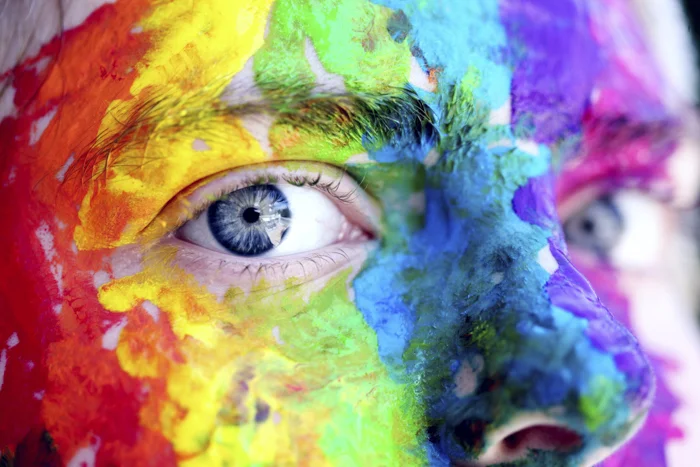
#> input picture input_images/RGBIMG.png, 700 x 467 px
$ jupyter execute 2347201_lab_5.ipynb
#> lines starting #> are read from the running program, lines starting #| are printed output that depends on the picture
[cell 1]
import os
import cv2

def create_video_from_images(image_folder, output_video_path, fps=30, resolution=(1920, 1080), duration_per_image=1):
#> called with image_folder = 'input_images', output_video_path = 'output.mp4', fps = 30, resolution = (1920, 1080), duration_per_image = 5
    images = [img for img in os.listdir(image_folder) if img.endswith(".jpg") or img.endswith(".png")]

    frame = cv2.imread(os.path.join(image_folder, images[0]))
#> frame is the input picture: shape (467, 700, 3); mean B, G, R 132.8, 137.9, 156.9
    height, width, layers = frame.shape
#> height = 467; width = 700; layers = 3

    video = cv2.VideoWriter(output_video_path, cv2.VideoWriter_fourcc(*'mp4v'), fps, resolution)

    for image in images:
        frame = cv2.imread(os.path.join(image_folder, image))
        frame = cv2.resize(frame, resolution)
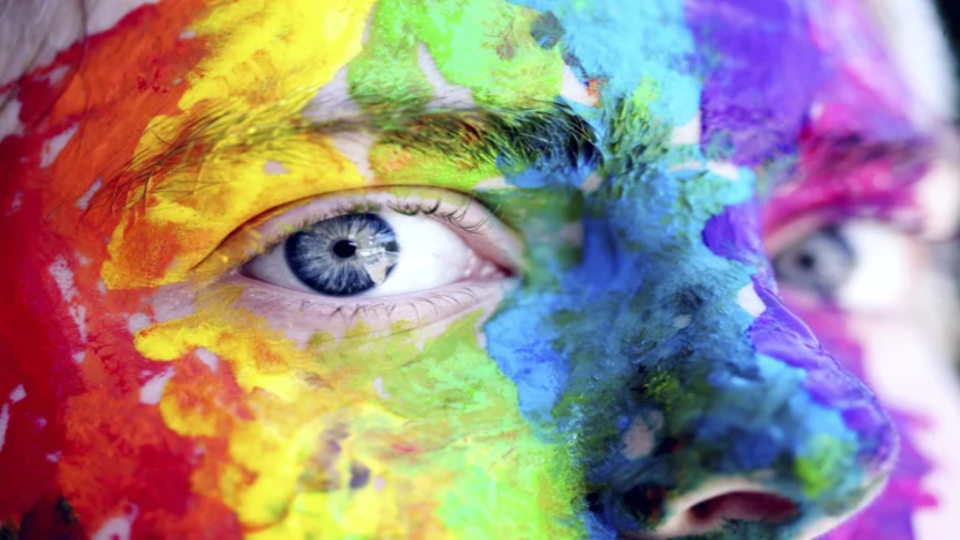
#> frame: shape (1080, 1920, 3) (shown at 1/2 size); mean B, G, R 132.6, 137.8, 156.8

        # Repeat each frame for the specified duration
        for _ in range(fps * duration_per_image):
            video.write(frame)

    video.release()

    print(f"Video created at: {output_video_path}")

if __name__ == "__main__":
    image_folder = "input_images"
    output_video_path = "output.mp4"
    fps = 30
    resolution = (1920, 1080)
    duration_per_image = 5  # Duration per image in seconds

    create_video_from_images(image_folder, output_video_path, fps, resolution, duration_per_image)

[cell 2]
import cv2

def create_video_from_camera(output_video_path, fps=30, resolution=(1920, 1080)):
    # Open the default camera
#> called with output_video_path = 'output_from_camera.mp4', fps = 30, resolution = (1920, 1080)
    cap = cv2.VideoCapture(0)  # Change to 1 or 2 if you have multiple cameras

    if not cap.isOpened():
        print("Error: Unable to open camera.")
        return

    # Get the width and height of the captured frames
    width = int(cap.get(cv2.CAP_PROP_FRAME_WIDTH))
    height = int(cap.get(cv2.CAP_PROP_FRAME_HEIGHT))

    # Define the codec and create VideoWriter object
    fourcc = cv2.VideoWriter_fourcc(*'mp4v')
    video = cv2.VideoWriter(output_video_path, fourcc, fps, resolution)

    while True:
        ret, frame = cap.read()
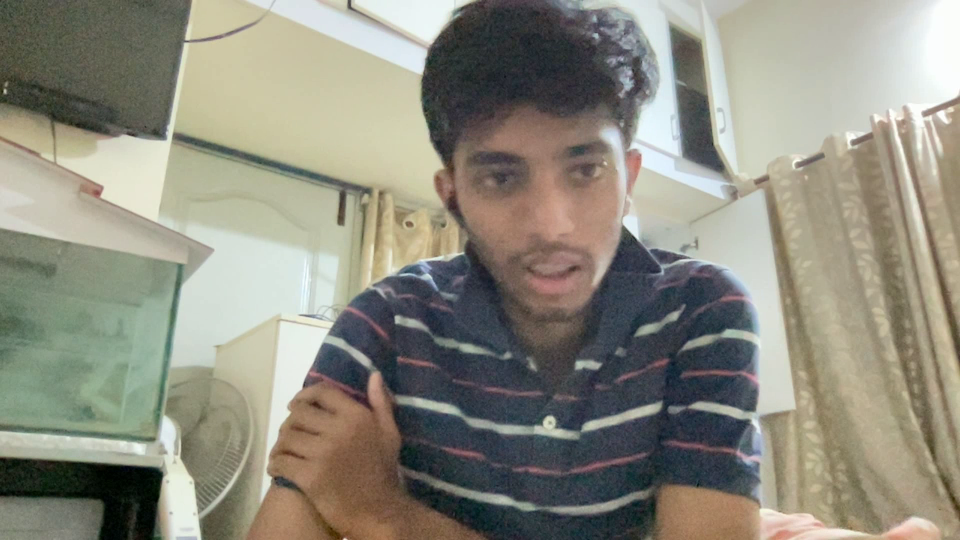
#> input picture frame 4 of output_from_camera.mp4, 1920 x 1080 px, given in place of the camera (shown at 1/2 size)
#> frame is the input picture: shape (1080, 1920, 3); mean B, G, R 126.8, 139.8, 141.7
        if not ret:
            print("Error: Failed to capture frame.")
            break

        frame = cv2.resize(frame, resolution)
        video.write(frame)

        cv2.imshow('Camera Feed', frame)
        if cv2.waitKey(1) & 0xFF == ord('q'):
#> (key q is pressed here)
            break

    # Release resources
    cap.release()
    video.release()
    cv2.destroyAllWindows()

    print(f"Video created at: {output_video_path}")

if __name__ == "__main__":
    output_video_path = "output_from_camera.mp4"
    fps = 30
    resolution = (1920, 1080)

    create_video_from_camera(output_video_path, fps, resolution)

[cell 3]
import cv2

def create_video_from_camera(output_video_path, fps=30, resolution=(1920, 1080)):
    # Open the default camera
#> called with output_video_path = 'output_from_camera.mp4', fps = 30, resolution = (1920, 1080)
    cap = cv2.VideoCapture(0)  # Change to 1 or 2 if you have multiple cameras

    if not cap.isOpened():
        print("Error: Unable to open camera.")
        return

    # Get the width and height of the captured frames
    width = int(cap.get(cv2.CAP_PROP_FRAME_WIDTH))
    height = int(cap.get(cv2.CAP_PROP_FRAME_HEIGHT))

    # Define the codec and create VideoWriter object
    fourcc = cv2.VideoWriter_fourcc(*'mp4v')
    video = cv2.VideoWriter(output_video_path, fourcc, fps, resolution)

    while True:
        ret, frame = cap.read()
        if not ret:
            print("Error: Failed to capture frame.")
            break

        frame = cv2.resize(frame, resolution)
        video.write(frame)

        cv2.imshow('Camera Feed', frame)
        if cv2.waitKey(1) & 0xFF == ord('q'):
#> (key q is pressed here)
